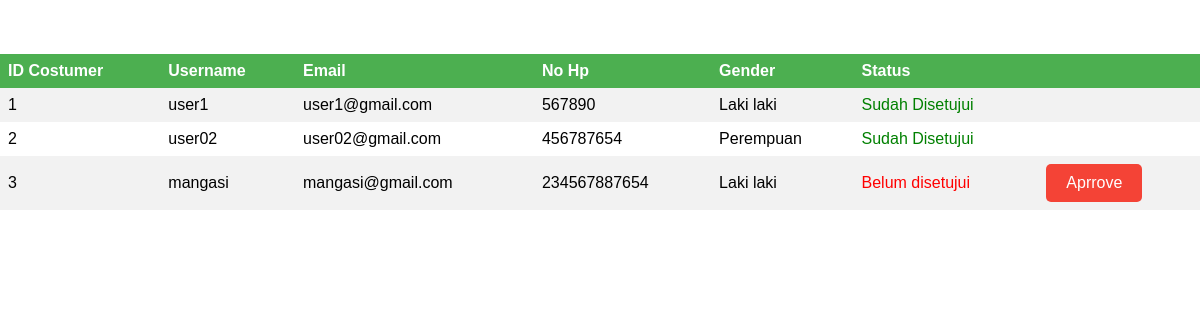
The page /persetujuanAkun.php (signed in) on the database its author committed.
### tables this page shows
CREATE TABLE `costumer` (
  `id_costumer` int(11) NOT NULL AUTO_INCREMENT,
  `email` varchar(100) DEFAULT NULL,
  `username` varchar(20) DEFAULT NULL,
  `PASSWORD` varchar(12) DEFAULT NULL,
  `mobile` blob,
  `gender` blob,
  `status` int(1) DEFAULT '0',
  PRIMARY KEY (`id_costumer`)
);

### function.php (called while the page is built, shortened)
<?php
$conn=mysqli_connect("localhost","root","","pa2");
function query($query ){
	global $conn;
	$result = mysqli_query($conn,$query);
	$rows=[];
	while 	($row = mysqli_fetch_assoc($result)) {
		$rows[]=$row;
	}
	return $rows;
}
?>

### persetujuanAkun.php (the view, shortened to what this page needs)
<?php
require 'function.php';
$costumer = query("SELECT * from costumer");
?>
<!DOCTYPE html>
<html>
<head>
    <link rel="stylesheet" type="text/css" href="css/style.css">
</head>
<body style="background-image: url(image/g2.jpg);background-size: cover;color: white;">
	<table border="0">
		<tr>
			<th>ID Costumer</th>
			<th>Username</th>
			<th>Email</th>
			<th>No Hp</th>
			<th>Gender</th>
			<th>Status</th>
			<th></th>
		</tr>
		<?php foreach ($costumer as $row):?>
		<tr>
			<td><?php echo $row["id_costumer"]; ?></td>
			<td><?php echo $row["username"]; ?></td>
			<td><?php echo $row["email"]; ?><br></td>
			<td><?php echo $row["mobile"]; ?><br></td>
			<td><?php echo $row["gender"]; ?><br></td>
			<?php
				if ($row["status"] == 0) {
					echo '<td style="color:red">Belum disetujui</td>';
				}
				else
					echo '<td style="color:green">Sudah Disetujui</td>';
			 ?><br></td>
			<td><?php
			if ($row["status"] == 0) {
			?>
			<a href="persetujuanProses.php?id_costumer=<?= $row["id_costumer"]; ?>" onclick="return confirm('Apakah anda yakin?');"><button type="submit" name="ambil" class="btn danger" >Aprrove</button></a>
			<?php	}
			?>
		</tr>
	<?php endforeach ;?>
	</table>
</body>
</html>

### css/style.css (style rules this page uses)
* { margin: 0; padding: 0; font-family: sans-serif; }

### persetujuanAkun.php (style rules this page uses)
table { border-collapse: collapse; width: 100%; }
th, td { text-align: left; padding: 8px; }
td { color: black; }
tr:nth-child(even) { background-color: #f2f2f2 }
th { background-color: #4CAF50; color: white; }
.btn { border: none; color: white; padding: 10px 20px; font-size: 16px; cursor: pointer; }
.danger { background-color: #f44336; border-radius: 5px; }

### rows shown on the page
costumer: id_costumer "1", username "user1", email "user1@gmail.com", mobile "567890", gender "Laki laki", status "Sudah Disetujui"
costumer: id_costumer "2", username "user02", email "user02@gmail.com", mobile "456787654", gender "Perempuan", status "Sudah Disetujui"
costumer: id_costumer "3", username "mangasi", email "mangasi@gmail.com", mobile "234567887654", gender "Laki laki", status "Belum disetujui"
